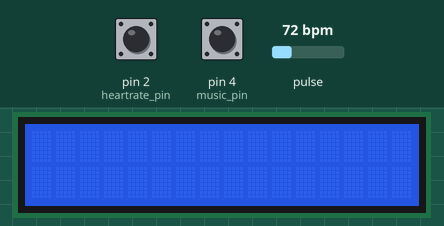
Recording of a sketch running on a simulated Arduino Uno, built with avr-gcc and run on an emulated ATmega328P. On the bench: 16×2 character LCD. The inputs (shaded band) are chosen by the test bench; at power-on: pin 2 (heartrate_pin) HIGH, pulse 72 bpm, pin 4 (music_pin) HIGH. What the sketch prints to the serial monitor is not drawn.

Above: at 2.3 s.
2.4 s: pin 2 (heartrate_pin) pulled LOW for 0.15 s
At 2.9 s:
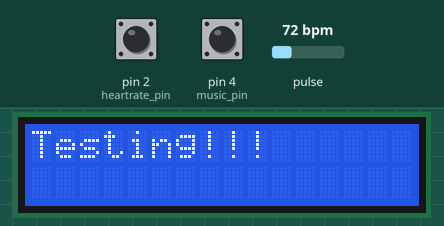
5.5 s: pulse set to 130 bpm
At 8.0 s:
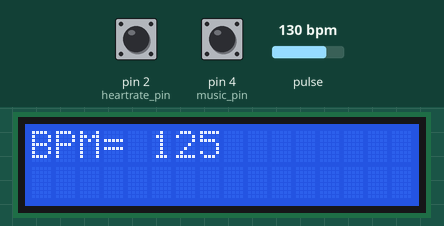
8.5 s: pin 4 (music_pin) pulled LOW for 0.15 s
At 8.9 s:
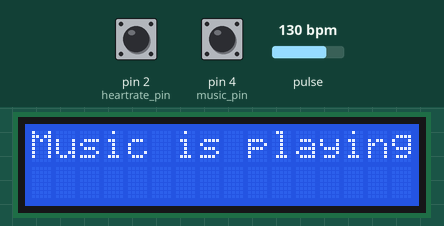
9.2 s: pin 4 (music_pin) pulled LOW for 1 s
At 10.2 s:
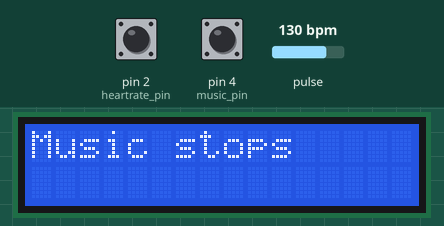
13.2 s: pulse set to 42 bpm
At 15.6 s:
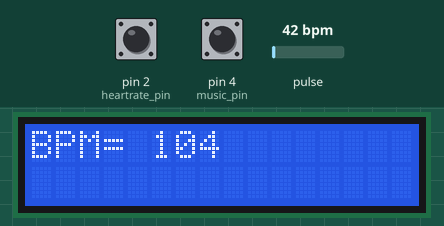
16.2 s: pin 2 (heartrate_pin) pulled LOW for 1 s
At 17.4 s:
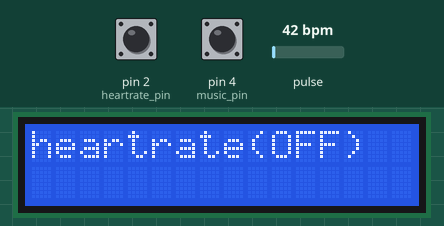
Timing chart, 0 to 19.2 s (numbered marks = the images above; inputs shaded):
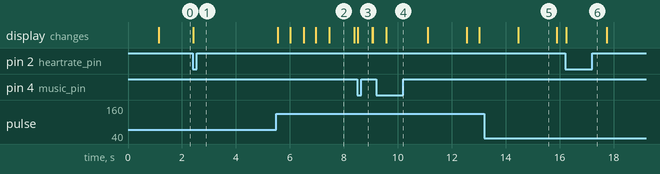

Measured:
- after the input at 2.4 s, the display: changes at once (image 1)
- after the input at 5.5 s, the display: first changes after 0.06 s (image 2 shows a later state)
- after the input at 8.5 s, the display: changes at once (image 3)
- after the input at 9.2 s, the display: changes after 0.38 s (image 4)
- after the input at 16.2 s, the display: changes at once (image 6)
- what the display in image 2 shows lasts 0.9 s, from 7.5 s to 8.4 s
- what the display in image 5 shows lasts 1.4 s, from 14.5 s to 15.9 s

The sketch:

sketch_feb04a.ino
```cpp
#include <Wire.h>
#include <LiquidCrystal_I2C.h>
LiquidCrystal_I2C lcd(0x27,16,2);
#include "MAX30105.h"  //Get it here: http://librarymanager/All#SparkFun_MAX30105
MAX30105 particleSensor;
#include "heartRate.h"

const byte RATE_SIZE = 4; //Increase this for more averaging. 4 is good.
byte rates[RATE_SIZE]; //Array of heart rates
byte rateSpot = 0;
long lastBeat = 0; //Time at which the last beat occurred

float beatsPerMinute;
int beatAvg;
static int8_t Send_buf[8] = {0}; // Buffer for Send commands.  // BETTER LOCALLY
static uint8_t ansbuf[10] = {0}; // Buffer for the answers.    // BETTER LOCALLY

String mp3Answer;           // Answer from the MP3.


String sanswer(void);
String sbyte2hex(uint8_t b);


/************ Command byte **************************/
#define CMD_NEXT_SONG     0X01  // Play next song.
#define CMD_PREV_SONG     0X02  // Play previous song.
#define CMD_PLAY_W_INDEX  0X03
#define CMD_STOP_PLAY     0X16  // Stop playing continuously.
#define CMD_SEL_DEV       0X09
#define DEV_TF            0X02
#define music_pin 4
#define heartrate_pin 2
void music(void);
void heartrateON_OFF(void);
void mp3(void);
void mp3STOP(void);
void heartrate(void);
int target_a_hit = 0;
int target_b_hit = 0;

void setup() {
  Serial.begin(9600);
  delay(500);
  pinMode(music_pin, INPUT_PULLUP);
  pinMode(heartrate_pin, INPUT_PULLUP);
  PCICR |= B00000100; // Enable interrupts on PD port (D0 to D7)
  PCMSK2 |= B00010100; // Trigger interrupts on pins D2 and D4
  sendCommand(CMD_SEL_DEV, 0, DEV_TF);
  delay(500);
  lcd.init();
  lcd.begin(16, 2);
  lcd.backlight();
 //interrupts();
  // Initialize sensor
   if (particleSensor.begin(Wire, I2C_SPEED_FAST) == false) //Use default I2C port, 400kHz speed
  {
    lcd.setCursor(0,0);
    lcd.print("not found");
    while (1);
  }
  particleSensor.setup(); //Configure sensor with default settings
  particleSensor.setPulseAmplitudeRed(0x0A); //Turn Red LED to low to indicate sensor is running
  particleSensor.setPulseAmplitudeGreen(0); //Turn off Green LED
}
void loop() {
 /* Serial.print("A= ");
  Serial.println(target_a_hit); delay(1000);
  Serial.print("B= ");
  Serial.println(target_b_hit); delay(1000);*/
  //lcd.setCursor(5,0);
  //lcd.print("SP-BOT");
  music();
  heartrateON_OFF();

}


ISR(PCINT2_vect) {
  if (!digitalRead(music_pin))
   {
    target_a_hit++;
   // sendCommand(CMD_STOP_PLAY, 0, 4);
    //delay(10);

   }

else if (!digitalRead(heartrate_pin))
 {
  target_b_hit++;
 }
}


void music(){

 if(target_a_hit==1){

  lcd.clear();
  lcd.setCursor(0, 0);
  lcd.print("Music is playing");
  //sendCommand(CMD_PLAY_W_INDEX, 0, 4);
  delay(500);
 }
 if(target_a_hit==2){
  lcd.clear();
  lcd.setCursor(0, 0);
  lcd.print("Music stops");
  delay(1500);
  target_a_hit=0;
  lcd.clear();
 }
}

void heartrateON_OFF(){
//Serial.println(target_b_hit);

 if (target_b_hit==1){

  heartrate();
 }
 else if (target_b_hit == 2)
  {
  lcd.clear();
  lcd.setCursor(0, 0);
  lcd.print("heartrate(OFF)");
  delay(1500);
  target_b_hit=0;
  lcd.clear();
  }
}
void heartrate(){
  long irValue = particleSensor.getIR();

  if (checkForBeat(irValue) == true)
  {
    //We sensed a beat!
    long delta = millis() - lastBeat;
    lastBeat = millis();

    beatsPerMinute = 60 / (delta / 1000.0);

    if (beatsPerMinute < 255 && beatsPerMinute > 20)
    {
      rates[rateSpot++] = (byte)beatsPerMinute; //Store this reading in the array
      rateSpot %= RATE_SIZE; //Wrap variable

      //Take average of readings
      beatAvg = 0;
      for (byte x = 0 ; x < RATE_SIZE ; x++)
        beatAvg += rates[x];
      beatAvg /= RATE_SIZE;
    }
  }
  if (irValue > 10000){
    if(beatAvg<60){
    lcd.clear();
    lcd.setCursor(0,0);
    lcd.print("Testing!!!");
    //lcd.setCursor(0,1);
    //lcd.print("WaitFor A While");
    }
    else{
      lcd.clear();
      lcd.setCursor(0,0);
      lcd.print("BPM= ");
      lcd.println(beatAvg);
    }
  }
  else{
    lcd.clear();
    lcd.setCursor(0,0);
    lcd.print("TouchUrFinger");
    //Serial.print(" No finger?");
  }
}
void mp3(){
  sendCommand(CMD_PLAY_W_INDEX, 0, 2);
  delay(10000);
}
void mp3STOP(){
  sendCommand(CMD_STOP_PLAY, 0, 2);
  delay(10000);
  sendCommand(CMD_STOP_PLAY, 0, 3);
  delay(10000);
  sendCommand(CMD_STOP_PLAY, 0, 4);
  delay(10000);
}
void sendCommand(byte command){
  sendCommand(command, 0, 0);
}

void sendCommand(byte command, byte dat1, byte dat2){
  delay(20);
  Send_buf[0] = 0x7E;    //
  Send_buf[1] = 0xFF;    //
  Send_buf[2] = 0x06;    // Len
  Send_buf[3] = command; //
  Send_buf[4] = 0x01;    // 0x00 NO, 0x01 feedback
  Send_buf[5] = dat1;    // datah
  Send_buf[6] = dat2;    // datal
  Send_buf[7] = 0xEF;    //

  for (uint8_t i = 0; i < 8; i++)
  {
    Serial.write(Send_buf[i]) ;
  }
}


/********************************************************************************/
/*Function: sbyte2hex. Returns a byte data in HEX format.                       */
/*Parameter:- uint8_t b. Byte to convert to HEX.                                */
/*Return: String                                                                */


String sbyte2hex(uint8_t b)
{
  String shex;

  shex = "0X";

  if (b < 16) shex += "0";
  shex += String(b, HEX);
  shex += " ";
  return shex;
}


/********************************************************************************/
/*Function: shex2int. Returns a int from an HEX string.                         */
/*Parameter: s. char *s to convert to HEX.                                      */
/*Parameter: n. char *s' length.                                                */
/*Return: int                                                                   */

int shex2int(char *s, int n){
  int r = 0;
  for (int i=0; i<n; i++){
     if(s[i]>='0' && s[i]<='9'){
      r *= 16;
      r +=s[i]-'0';
     }else if(s[i]>='A' && s[i]<='F'){
      r *= 16;
      r += (s[i] - 'A') + 10;
     }
  }
  return r;
}
```
